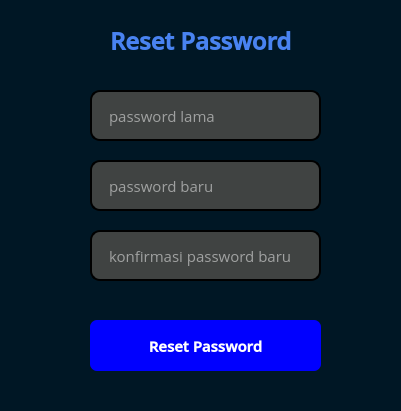
<?xml version="1.0" encoding="UTF-8"?>
<ui version="4.0">
 <class>Form</class>
 <widget class="QWidget" name="Form">
  <property name="geometry">
   <rect>
    <x>0</x>
    <y>0</y>
    <width>401</width>
    <height>411</height>
   </rect>
  </property>
  <property name="font">
   <font>
    <family>Open Sans</family>
    <pointsize>11</pointsize>
   </font>
  </property>
  <property name="windowTitle">
   <string>Aplikasi Pendeteksi Masker - Reset Password</string>
  </property>
  <property name="styleSheet">
   <string notr="true">QWidget{
	background-color: rgb(0, 23, 37);
	color: rgb(255, 255, 255);
}

QPushButton{
	background-color: rgb(0, 0, 255);
}</string>
  </property>
  <widget class="QLabel" name="label">
   <property name="geometry">
    <rect>
     <x>110</x>
     <y>20</y>
     <width>251</width>
     <height>41</height>
    </rect>
   </property>
   <property name="font">
    <font>
     <family>Open Sans SemiBold</family>
     <pointsize>18</pointsize>
     <bold>true</bold>
    </font>
   </property>
   <property name="styleSheet">
    <string notr="true">color: rgb(73, 131, 241);</string>
   </property>
   <property name="text">
    <string>Reset Password</string>
   </property>
  </widget>
  <widget class="QLineEdit" name="oldPasswordText">
   <property name="geometry">
    <rect>
     <x>90</x>
     <y>90</y>
     <width>231</width>
     <height>51</height>
    </rect>
   </property>
   <property name="font">
    <font>
     <family>Open Sans</family>
     <pointsize>11</pointsize>
    </font>
   </property>
   <property name="styleSheet">
    <string notr="true">QLineEdit{
  border-radius: 10px;
  color: rgb(255, 255, 255);
  border: 2px solid;
  background-color:  rgb(64, 67, 66);
  padding: 0px 0px 0px 15px;
}

QLineEdit:hover{
  border: 2px solid rgb(255, 255, 255)
}

QLineEdit:focus{
  border: 2px solid rgb(73, 131, 241)
}</string>
   </property>
   <property name="echoMode">
    <enum>QLineEdit::EchoMode::Password</enum>
   </property>
   <property name="placeholderText">
    <string>password lama</string>
   </property>
  </widget>
  <widget class="QPushButton" name="resetPWButton">
   <property name="geometry">
    <rect>
     <x>90</x>
     <y>320</y>
     <width>231</width>
     <height>51</height>
    </rect>
   </property>
   <property name="font">
    <font>
     <family>Open Sans SemiBold</family>
     <pointsize>11</pointsize>
     <bold>true</bold>
    </font>
   </property>
   <property name="cursor">
    <cursorShape>PointingHandCursor</cursorShape>
   </property>
   <property name="styleSheet">
    <string notr="true">QPushButton{
  border-radius: 7px;
  background-color: rgb(0, 0, 255);
  color: rgb(255, 255, 255)
}

QPushButton:hover{
   border: 2px solid rgb(0, 0, 255);
   color: rgb(0, 0, 255);
   background-color: rgb(0, 23, 37);
}</string>
   </property>
   <property name="text">
    <string>Reset Password</string>
   </property>
  </widget>
  <widget class="QLineEdit" name="newPasswordText">
   <property name="geometry">
    <rect>
     <x>90</x>
     <y>160</y>
     <width>231</width>
     <height>51</height>
    </rect>
   </property>
   <property name="font">
    <font>
     <family>Open Sans</family>
     <pointsize>11</pointsize>
    </font>
   </property>
   <property name="styleSheet">
    <string notr="true">QLineEdit{
  padding-left: 5px;
  border-radius: 10px;
  color: rgb(255, 255, 255);
  border: 2px solid;
  background-color:  rgb(64, 67, 66);
  padding: 0px 0px 0px 15px;
}

QLineEdit:hover{
  border: 2px solid rgb(255, 255, 255)
}

QLineEdit:placeholdertext{
  color: rgb(255, 0, 0);
  padding: 5px, 0x, 0px, 0px;
}

QLineEdit:focus{
  border: 2px solid rgb(73, 131, 241)
}</string>
   </property>
   <property name="text">
    <string/>
   </property>
   <property name="echoMode">
    <enum>QLineEdit::EchoMode::Password</enum>
   </property>
   <property name="cursorPosition">
    <number>0</number>
   </property>
   <property name="placeholderText">
    <string>password baru</string>
   </property>
  </widget>
  <widget class="QLineEdit" name="newPasswordConfirmText">
   <property name="geometry">
    <rect>
     <x>90</x>
     <y>230</y>
     <width>231</width>
     <height>51</height>
    </rect>
   </property>
   <property name="font">
    <font>
     <family>Open Sans</family>
     <pointsize>11</pointsize>
    </font>
   </property>
   <property name="styleSheet">
    <string notr="true">QLineEdit{
  padding-left: 5px;
  border-radius: 10px;
  color: rgb(255, 255, 255);
  border: 2px solid;
  background-color:  rgb(64, 67, 66);
  padding: 0px 0px 0px 15px;
}

QLineEdit:hover{
  border: 2px solid rgb(255, 255, 255)
}

QLineEdit:placeholdertext{
  color: rgb(255, 0, 0);
  padding: 5px, 0x, 0px, 0px;
}

QLineEdit:focus{
  border: 2px solid rgb(73, 131, 241)
}</string>
   </property>
   <property name="text">
    <string/>
   </property>
   <property name="echoMode">
    <enum>QLineEdit::EchoMode::Password</enum>
   </property>
   <property name="cursorPosition">
    <number>0</number>
   </property>
   <property name="placeholderText">
    <string>konfirmasi password baru</string>
   </property>
  </widget>
 </widget>
 <resources>
  <include location="image/image_resource.qrc"/>
 </resources>
 <connections/>
</ui>
